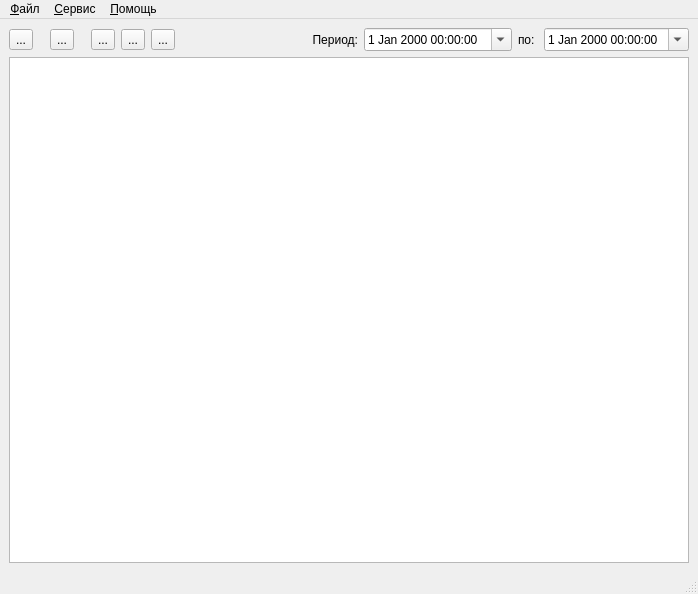
<?xml version="1.0" encoding="UTF-8"?>
<ui version="4.0">
 <class>MainWindow</class>
 <widget class="QMainWindow" name="MainWindow">
  <property name="geometry">
   <rect>
    <x>0</x>
    <y>0</y>
    <width>698</width>
    <height>594</height>
   </rect>
  </property>
  <property name="windowTitle">
   <string>LogEvent</string>
  </property>
  <widget class="QWidget" name="centralwidget">
   <layout class="QGridLayout" name="gridLayout">
    <item row="0" column="0">
     <layout class="QVBoxLayout" name="verticalLayout">
      <item>
       <layout class="QHBoxLayout" name="horizontalLayout">
        <item>
         <layout class="QHBoxLayout" name="horizontalLayout_2">
          <item>
           <widget class="QToolButton" name="btnConnectDb">
            <property name="text">
             <string>...</string>
            </property>
            <property name="icon">
             <iconset resource="resurce.qrc">
              <normaloff>:/img/extDatabase.png</normaloff>:/img/extDatabase.png</iconset>
            </property>
           </widget>
          </item>
          <item>
           <widget class="QLabel" name="label_3">
            <property name="maximumSize">
             <size>
              <width>5</width>
              <height>16777215</height>
             </size>
            </property>
            <property name="text">
             <string/>
            </property>
           </widget>
          </item>
          <item>
           <widget class="QToolButton" name="toolBtnUpdate">
            <property name="text">
             <string>...</string>
            </property>
            <property name="icon">
             <iconset resource="resurce.qrc">
              <normaloff>:/img/tbglacti_100.png</normaloff>:/img/tbglacti_100.png</iconset>
            </property>
           </widget>
          </item>
          <item>
           <widget class="QLabel" name="label_7">
            <property name="maximumSize">
             <size>
              <width>5</width>
              <height>16777215</height>
             </size>
            </property>
            <property name="text">
             <string/>
            </property>
           </widget>
          </item>
          <item>
           <widget class="QToolButton" name="btnOpenFilterDlg">
            <property name="text">
             <string>...</string>
            </property>
            <property name="icon">
             <iconset resource="resurce.qrc">
              <normaloff>:/img/filterandsort.png</normaloff>:/img/filterandsort.png</iconset>
            </property>
           </widget>
          </item>
          <item>
           <widget class="QToolButton" name="btnResetFilter">
            <property name="text">
             <string>...</string>
            </property>
            <property name="icon">
             <iconset resource="resurce.qrc">
              <normaloff>:/img/resetFilter.png</normaloff>:/img/resetFilter.png</iconset>
            </property>
           </widget>
          </item>
          <item>
           <widget class="QToolButton" name="btnSetFilterCurrentValue">
            <property name="text">
             <string>...</string>
            </property>
            <property name="icon">
             <iconset resource="resurce.qrc">
              <normaloff>:/img/filterCurrentValue.png</normaloff>:/img/filterCurrentValue.png</iconset>
            </property>
           </widget>
          </item>
          <item>
           <widget class="QLabel" name="label">
            <property name="maximumSize">
             <size>
              <width>16777215</width>
              <height>16777215</height>
             </size>
            </property>
            <property name="text">
             <string>Период:</string>
            </property>
            <property name="alignment">
             <set>Qt::AlignRight|Qt::AlignTrailing|Qt::AlignVCenter</set>
            </property>
           </widget>
          </item>
          <item>
           <widget class="QDateTimeEdit" name="dtStaretDate">
            <property name="maximumSize">
             <size>
              <width>148</width>
              <height>16777215</height>
             </size>
            </property>
            <property name="calendarPopup">
             <bool>true</bool>
            </property>
           </widget>
          </item>
          <item>
           <widget class="QLabel" name="label_2">
            <property name="maximumSize">
             <size>
              <width>20</width>
              <height>16777215</height>
             </size>
            </property>
            <property name="text">
             <string>по:</string>
            </property>
           </widget>
          </item>
          <item>
           <widget class="QDateTimeEdit" name="dtEndDate">
            <property name="maximumSize">
             <size>
              <width>145</width>
              <height>16777215</height>
             </size>
            </property>
            <property name="calendarPopup">
             <bool>true</bool>
            </property>
           </widget>
          </item>
         </layout>
        </item>
       </layout>
      </item>
      <item>
       <widget class="QTableView" name="tableView"/>
      </item>
     </layout>
    </item>
   </layout>
  </widget>
  <widget class="QMenuBar" name="menubar">
   <property name="geometry">
    <rect>
     <x>0</x>
     <y>0</y>
     <width>698</width>
     <height>22</height>
    </rect>
   </property>
   <widget class="QMenu" name="menu">
    <property name="title">
     <string>&amp;Файл</string>
    </property>
    <addaction name="mnuOpenSrvinfo"/>
    <addaction name="separator"/>
    <addaction name="mnuDbConnect"/>
    <addaction name="mnuDbClose"/>
    <addaction name="separator"/>
    <addaction name="mnuExit"/>
   </widget>
   <widget class="QMenu" name="menu_2">
    <property name="title">
     <string>&amp;Сервис</string>
    </property>
    <addaction name="mnuOptions"/>
    <addaction name="separator"/>
    <addaction name="mnuColumnVisuble"/>
   </widget>
   <widget class="QMenu" name="menu_3">
    <property name="title">
     <string>&amp;Помощь</string>
    </property>
   </widget>
   <addaction name="menu"/>
   <addaction name="menu_2"/>
   <addaction name="menu_3"/>
  </widget>
  <widget class="QStatusBar" name="statusbar"/>
  <action name="mnuExit">
   <property name="text">
    <string>Выйти</string>
   </property>
  </action>
  <action name="mnuOptions">
   <property name="text">
    <string>Параметры</string>
   </property>
  </action>
  <action name="mnuDbConnect">
   <property name="icon">
    <iconset resource="resurce.qrc">
     <normaloff>:/img/extDatabase.png</normaloff>:/img/extDatabase.png</iconset>
   </property>
   <property name="text">
    <string>Открыть базу данных</string>
   </property>
  </action>
  <action name="mnuDbClose">
   <property name="text">
    <string>Закрыть базу данных</string>
   </property>
  </action>
  <action name="mnuOpenSrvinfo">
   <property name="text">
    <string>Открыть каталог srvinfo</string>
   </property>
  </action>
  <action name="mnuColumnVisuble">
   <property name="text">
    <string>Видимость колонок</string>
   </property>
  </action>
 </widget>
 <resources>
  <include location="resurce.qrc"/>
 </resources>
 <connections/>
</ui>
